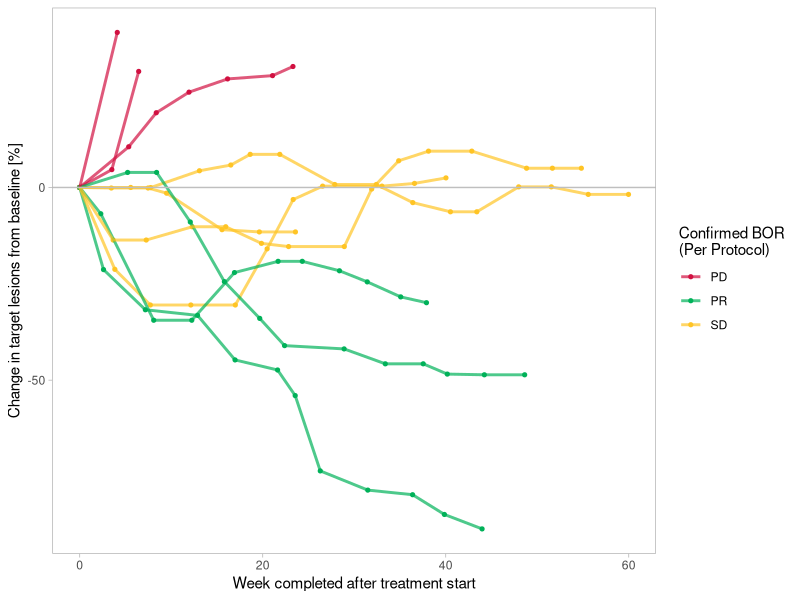

Here is the R script that generated this plot:
## ---- chunk 1
library(readr)
library(ggplot2)
sumldiam <- read_csv("data/sumldiam.csv")
## ---- chunk 2
ggplot(sumldiam, aes(x, y, group = SUBJ, color = BOR)) +
    geom_point(size = 1.1) +
    geom_line(alpha = .7, size = 1) +
    scale_color_manual(
        "Confirmed BOR\n(Per Protocol)",
        values = c("CR" = "#00aedb", "PR" = "#00b159",
                   "SD" = "#ffc425", "PD" = "#d11141",
                   "NE" = "#545454"),
        guide  = guide_legend(order = 1)
    ) +
    theme_light() +
    geom_hline(yintercept = 0, color = "gray75") +
    labs(y = "Change in target lesions from baseline [%]",
         x = "Week completed after treatment start") +
    theme(panel.grid = element_blank()) +
    NULL
